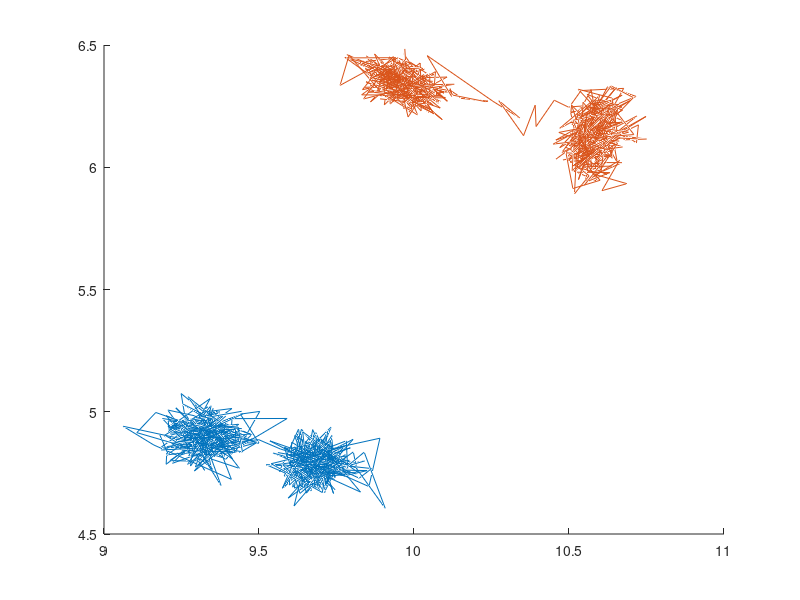

This chart was generated by the following MATLAB code:
%% Plot energies
close all;
clear all;

data = load('energy.dat');

t = data(:,1);
figure(1);
hold on;

X1 = data(:,7:9);
X2 = data(:,10:12);

plot3(X1(100:end,1), X1(100:end,2), X1(100:end,3));
plot3(X2(100:end,1), X2(100:end,2), X2(100:end,3));
hold off;